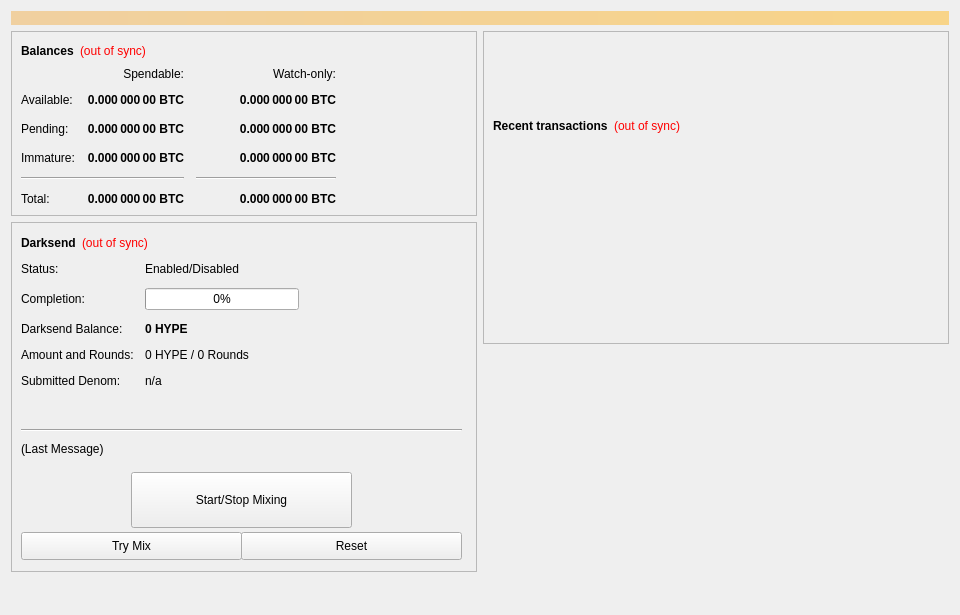
<?xml version="1.0" encoding="UTF-8"?>
<ui version="4.0">
 <class>OverviewPage</class>
 <widget class="QWidget" name="OverviewPage">
  <property name="geometry">
   <rect>
    <x>0</x>
    <y>0</y>
    <width>960</width>
    <height>615</height>
   </rect>
  </property>
  <property name="minimumSize">
   <size>
    <width>960</width>
    <height>0</height>
   </size>
  </property>
  <property name="windowTitle">
   <string>Form</string>
  </property>
  <layout class="QVBoxLayout" name="topLayout">
   <item>
    <widget class="QLabel" name="labelAlerts">
     <property name="visible">
      <bool>false</bool>
     </property>
     <property name="styleSheet">
      <string notr="true">background-color: qlineargradient(x1: 0, y1: 0, x2: 1, y2: 0, stop:0 #F0D0A0, stop:1 #F8D488); color:#000000;</string>
     </property>
     <property name="wordWrap">
      <bool>true</bool>
     </property>
     <property name="margin">
      <number>3</number>
     </property>
    </widget>
   </item>
   <item>
    <layout class="QHBoxLayout" name="horizontalLayout" stretch="1,1">
     <item>
      <layout class="QVBoxLayout" name="verticalLayout_2">
       <item>
        <widget class="QFrame" name="frame">
         <property name="frameShape">
          <enum>QFrame::StyledPanel</enum>
         </property>
         <property name="frameShadow">
          <enum>QFrame::Raised</enum>
         </property>
         <layout class="QVBoxLayout" name="verticalLayout_4">
          <item>
           <layout class="QHBoxLayout" name="horizontalLayout_4">
            <item>
             <widget class="QLabel" name="label_5">
              <property name="font">
               <font>
                <weight>75</weight>
                <bold>true</bold>
               </font>
              </property>
              <property name="text">
               <string>Balances</string>
              </property>
             </widget>
            </item>
            <item>
             <widget class="QLabel" name="labelWalletStatus">
              <property name="cursor">
               <cursorShape>WhatsThisCursor</cursorShape>
              </property>
              <property name="toolTip">
               <string>The displayed information may be out of date. Your wallet automatically synchronizes with the HYPE network after a connection is established, but this process has not completed yet.</string>
              </property>
              <property name="styleSheet">
               <string notr="true">QLabel { color: red; }</string>
              </property>
              <property name="text">
               <string notr="true">(out of sync)</string>
              </property>
              <property name="alignment">
               <set>Qt::AlignLeading|Qt::AlignLeft|Qt::AlignVCenter</set>
              </property>
             </widget>
            </item>
            <item>
             <spacer name="horizontalSpacer_3">
              <property name="orientation">
               <enum>Qt::Horizontal</enum>
              </property>
              <property name="sizeHint" stdset="0">
               <size>
                <width>40</width>
                <height>20</height>
               </size>
              </property>
             </spacer>
            </item>
           </layout>
          </item>
          <item>
           <layout class="QGridLayout" name="gridLayout">
            <property name="spacing">
             <number>12</number>
            </property>
            <item row="2" column="2">
             <widget class="QLabel" name="labelWatchPending">
              <property name="font">
               <font>
                <weight>75</weight>
                <bold>true</bold>
               </font>
              </property>
              <property name="cursor">
               <cursorShape>IBeamCursor</cursorShape>
              </property>
              <property name="toolTip">
               <string>Unconfirmed transactions to watch-only addresses</string>
              </property>
              <property name="text">
               <string notr="true">0.000 000 00 BTC</string>
              </property>
              <property name="alignment">
               <set>Qt::AlignRight|Qt::AlignTrailing|Qt::AlignVCenter</set>
              </property>
              <property name="textInteractionFlags">
               <set>Qt::LinksAccessibleByMouse|Qt::TextSelectableByKeyboard|Qt::TextSelectableByMouse</set>
              </property>
             </widget>
            </item>
            <item row="2" column="1">
             <widget class="QLabel" name="labelUnconfirmed">
              <property name="font">
               <font>
                <weight>75</weight>
                <bold>true</bold>
               </font>
              </property>
              <property name="cursor">
               <cursorShape>IBeamCursor</cursorShape>
              </property>
              <property name="toolTip">
               <string>Total of transactions that have yet to be confirmed, and do not yet count toward the spendable balance</string>
              </property>
              <property name="text">
               <string notr="true">0.000 000 00 BTC</string>
              </property>
              <property name="alignment">
               <set>Qt::AlignRight|Qt::AlignTrailing|Qt::AlignVCenter</set>
              </property>
              <property name="textInteractionFlags">
               <set>Qt::LinksAccessibleByMouse|Qt::TextSelectableByKeyboard|Qt::TextSelectableByMouse</set>
              </property>
             </widget>
            </item>
            <item row="3" column="2">
             <widget class="QLabel" name="labelWatchImmature">
              <property name="font">
               <font>
                <weight>75</weight>
                <bold>true</bold>
               </font>
              </property>
              <property name="cursor">
               <cursorShape>IBeamCursor</cursorShape>
              </property>
              <property name="toolTip">
               <string>Staked or masternode rewards in watch-only addresses that has not yet matured</string>
              </property>
              <property name="text">
               <string notr="true">0.000 000 00 BTC</string>
              </property>
              <property name="alignment">
               <set>Qt::AlignRight|Qt::AlignTrailing|Qt::AlignVCenter</set>
              </property>
              <property name="textInteractionFlags">
               <set>Qt::LinksAccessibleByMouse|Qt::TextSelectableByKeyboard|Qt::TextSelectableByMouse</set>
              </property>
             </widget>
            </item>
            <item row="4" column="0" colspan="2">
             <widget class="Line" name="lineSpendableBalance">
              <property name="orientation">
               <enum>Qt::Horizontal</enum>
              </property>
             </widget>
            </item>
            <item row="4" column="2">
             <widget class="Line" name="lineWatchBalance">
              <property name="sizePolicy">
               <sizepolicy hsizetype="Preferred" vsizetype="Fixed">
                <horstretch>0</horstretch>
                <verstretch>0</verstretch>
               </sizepolicy>
              </property>
              <property name="minimumSize">
               <size>
                <width>140</width>
                <height>0</height>
               </size>
              </property>
              <property name="orientation">
               <enum>Qt::Horizontal</enum>
              </property>
             </widget>
            </item>
            <item row="5" column="0">
             <widget class="QLabel" name="labelTotalText">
              <property name="text">
               <string>Total:</string>
              </property>
             </widget>
            </item>
            <item row="3" column="1">
             <widget class="QLabel" name="labelImmature">
              <property name="font">
               <font>
                <weight>75</weight>
                <bold>true</bold>
               </font>
              </property>
              <property name="cursor">
               <cursorShape>IBeamCursor</cursorShape>
              </property>
              <property name="toolTip">
               <string>Staked or masternode rewards that has not yet matured</string>
              </property>
              <property name="text">
               <string notr="true">0.000 000 00 BTC</string>
              </property>
              <property name="alignment">
               <set>Qt::AlignRight|Qt::AlignTrailing|Qt::AlignVCenter</set>
              </property>
              <property name="textInteractionFlags">
               <set>Qt::LinksAccessibleByMouse|Qt::TextSelectableByKeyboard|Qt::TextSelectableByMouse</set>
              </property>
             </widget>
            </item>
            <item row="2" column="3">
             <spacer name="horizontalSpacer_2">
              <property name="orientation">
               <enum>Qt::Horizontal</enum>
              </property>
              <property name="sizeHint" stdset="0">
               <size>
                <width>40</width>
                <height>20</height>
               </size>
              </property>
             </spacer>
            </item>
            <item row="3" column="0">
             <widget class="QLabel" name="labelImmatureText">
              <property name="text">
               <string>Immature:</string>
              </property>
             </widget>
            </item>
            <item row="5" column="1">
             <widget class="QLabel" name="labelTotal">
              <property name="font">
               <font>
                <weight>75</weight>
                <bold>true</bold>
               </font>
              </property>
              <property name="cursor">
               <cursorShape>IBeamCursor</cursorShape>
              </property>
              <property name="toolTip">
               <string>Your current total balance</string>
              </property>
              <property name="text">
               <string notr="true">0.000 000 00 BTC</string>
              </property>
              <property name="alignment">
               <set>Qt::AlignRight|Qt::AlignTrailing|Qt::AlignVCenter</set>
              </property>
              <property name="textInteractionFlags">
               <set>Qt::LinksAccessibleByMouse|Qt::TextSelectableByKeyboard|Qt::TextSelectableByMouse</set>
              </property>
             </widget>
            </item>
            <item row="5" column="2">
             <widget class="QLabel" name="labelWatchTotal">
              <property name="font">
               <font>
                <weight>75</weight>
                <bold>true</bold>
               </font>
              </property>
              <property name="cursor">
               <cursorShape>IBeamCursor</cursorShape>
              </property>
              <property name="toolTip">
               <string>Current total balance in watch-only addresses</string>
              </property>
              <property name="text">
               <string notr="true">0.000 000 00 BTC</string>
              </property>
              <property name="alignment">
               <set>Qt::AlignRight|Qt::AlignTrailing|Qt::AlignVCenter</set>
              </property>
              <property name="textInteractionFlags">
               <set>Qt::LinksAccessibleByMouse|Qt::TextSelectableByKeyboard|Qt::TextSelectableByMouse</set>
              </property>
             </widget>
            </item>
            <item row="0" column="2">
             <widget class="QLabel" name="labelWatchonly">
              <property name="text">
               <string>Watch-only:</string>
              </property>
              <property name="alignment">
               <set>Qt::AlignRight|Qt::AlignTrailing|Qt::AlignVCenter</set>
              </property>
             </widget>
            </item>
            <item row="1" column="0">
             <widget class="QLabel" name="labelBalanceText">
              <property name="text">
               <string>Available:</string>
              </property>
             </widget>
            </item>
            <item row="1" column="1">
             <widget class="QLabel" name="labelBalance">
              <property name="font">
               <font>
                <weight>75</weight>
                <bold>true</bold>
               </font>
              </property>
              <property name="cursor">
               <cursorShape>IBeamCursor</cursorShape>
              </property>
              <property name="toolTip">
               <string>Your current spendable balance</string>
              </property>
              <property name="text">
               <string notr="true">0.000 000 00 BTC</string>
              </property>
              <property name="alignment">
               <set>Qt::AlignRight|Qt::AlignTrailing|Qt::AlignVCenter</set>
              </property>
              <property name="textInteractionFlags">
               <set>Qt::LinksAccessibleByMouse|Qt::TextSelectableByKeyboard|Qt::TextSelectableByMouse</set>
              </property>
             </widget>
            </item>
            <item row="1" column="2">
             <widget class="QLabel" name="labelWatchAvailable">
              <property name="font">
               <font>
                <weight>75</weight>
                <bold>true</bold>
               </font>
              </property>
              <property name="cursor">
               <cursorShape>IBeamCursor</cursorShape>
              </property>
              <property name="toolTip">
               <string>Your current balance in watch-only addresses</string>
              </property>
              <property name="text">
               <string notr="true">0.000 000 00 BTC</string>
              </property>
              <property name="alignment">
               <set>Qt::AlignRight|Qt::AlignTrailing|Qt::AlignVCenter</set>
              </property>
              <property name="textInteractionFlags">
               <set>Qt::LinksAccessibleByMouse|Qt::TextSelectableByKeyboard|Qt::TextSelectableByMouse</set>
              </property>
             </widget>
            </item>
            <item row="2" column="0">
             <widget class="QLabel" name="labelPendingText">
              <property name="text">
               <string>Pending:</string>
              </property>
             </widget>
            </item>
            <item row="0" column="1">
             <widget class="QLabel" name="labelSpendable">
              <property name="text">
               <string>Spendable:</string>
              </property>
              <property name="alignment">
               <set>Qt::AlignRight|Qt::AlignTrailing|Qt::AlignVCenter</set>
              </property>
             </widget>
            </item>
           </layout>
          </item>
         </layout>
        </widget>
       </item>
       <item>
        <widget class="QFrame" name="frameDarksend">
         <property name="minimumSize">
          <size>
           <width>0</width>
           <height>350</height>
          </size>
         </property>
         <property name="layoutDirection">
          <enum>Qt::LeftToRight</enum>
         </property>
         <property name="frameShape">
          <enum>QFrame::StyledPanel</enum>
         </property>
         <property name="frameShadow">
          <enum>QFrame::Raised</enum>
         </property>
         <widget class="QWidget" name="formLayoutWidget">
          <property name="geometry">
           <rect>
            <x>10</x>
            <y>40</y>
            <width>451</width>
            <height>161</height>
           </rect>
          </property>
          <layout class="QFormLayout" name="formLayout">
           <property name="fieldGrowthPolicy">
            <enum>QFormLayout::AllNonFixedFieldsGrow</enum>
           </property>
           <property name="horizontalSpacing">
            <number>11</number>
           </property>
           <property name="verticalSpacing">
            <number>12</number>
           </property>
           <item row="0" column="0">
            <widget class="QLabel" name="label_6">
             <property name="text">
              <string>Status:</string>
             </property>
            </widget>
           </item>
           <item row="1" column="0">
            <widget class="QLabel" name="label_7">
             <property name="text">
              <string>Completion:</string>
             </property>
            </widget>
           </item>
           <item row="1" column="1">
            <widget class="QProgressBar" name="DarksendProgress">
             <property name="maximumSize">
              <size>
               <width>154</width>
               <height>16777215</height>
              </size>
             </property>
             <property name="value">
              <number>0</number>
             </property>
            </widget>
           </item>
           <item row="2" column="0">
            <widget class="QLabel" name="labelAnonymizedText">
             <property name="text">
              <string>Darksend Balance:</string>
             </property>
            </widget>
           </item>
           <item row="2" column="1">
            <widget class="QLabel" name="labelAnonymized">
             <property name="font">
              <font>
               <weight>75</weight>
               <bold>true</bold>
              </font>
             </property>
             <property name="text">
              <string notr="true">0 HYPE</string>
             </property>
            </widget>
           </item>
           <item row="3" column="0">
            <widget class="QLabel" name="label_8">
             <property name="text">
              <string>Amount and Rounds:</string>
             </property>
            </widget>
           </item>
           <item row="3" column="1">
            <widget class="QLabel" name="labelAmountRounds">
             <property name="text">
              <string>0 HYPE / 0 Rounds</string>
             </property>
            </widget>
           </item>
           <item row="4" column="0">
            <widget class="QLabel" name="label_9">
             <property name="text">
              <string>Submitted Denom:</string>
             </property>
            </widget>
           </item>
           <item row="4" column="1">
            <widget class="QLabel" name="labelSubmittedDenom">
             <property name="toolTip">
              <string>The denominations you submitted to the Masternode.&lt;br&gt;To mix, other users must submit the exact same denominations.</string>
             </property>
             <property name="text">
              <string>n/a</string>
             </property>
            </widget>
           </item>
           <item row="0" column="1">
            <widget class="QLabel" name="DarksendEnabled">
             <property name="text">
              <string>Enabled/Disabled</string>
             </property>
            </widget>
           </item>
          </layout>
         </widget>
         <widget class="QPushButton" name="runAutoDenom">
          <property name="geometry">
           <rect>
            <x>251</x>
            <y>17</y>
            <width>1</width>
            <height>1</height>
           </rect>
          </property>
          <property name="palette">
           <palette>
            <active>
             <colorrole role="WindowText">
              <brush brushstyle="SolidPattern">
               <color alpha="255">
                <red>0</red>
                <green>0</green>
                <blue>0</blue>
               </color>
              </brush>
             </colorrole>
             <colorrole role="Button">
              <brush brushstyle="SolidPattern">
               <color alpha="255">
                <red>239</red>
                <green>238</green>
                <blue>238</blue>
               </color>
              </brush>
             </colorrole>
             <colorrole role="Light">
              <brush brushstyle="SolidPattern">
               <color alpha="255">
                <red>255</red>
                <green>255</green>
                <blue>255</blue>
               </color>
              </brush>
             </colorrole>
             <colorrole role="Midlight">
              <brush brushstyle="SolidPattern">
               <color alpha="255">
                <red>247</red>
                <green>246</green>
                <blue>246</blue>
               </color>
              </brush>
             </colorrole>
             <colorrole role="Dark">
              <brush brushstyle="SolidPattern">
               <color alpha="255">
                <red>119</red>
                <green>119</green>
                <blue>119</blue>
               </color>
              </brush>
             </colorrole>
             <colorrole role="Mid">
              <brush brushstyle="SolidPattern">
               <color alpha="255">
                <red>159</red>
                <green>159</green>
                <blue>159</blue>
               </color>
              </brush>
             </colorrole>
             <colorrole role="Text">
              <brush brushstyle="SolidPattern">
               <color alpha="255">
                <red>0</red>
                <green>0</green>
                <blue>0</blue>
               </color>
              </brush>
             </colorrole>
             <colorrole role="BrightText">
              <brush brushstyle="SolidPattern">
               <color alpha="255">
                <red>255</red>
                <green>255</green>
                <blue>255</blue>
               </color>
              </brush>
             </colorrole>
             <colorrole role="ButtonText">
              <brush brushstyle="SolidPattern">
               <color alpha="255">
                <red>0</red>
                <green>0</green>
                <blue>0</blue>
               </color>
              </brush>
             </colorrole>
             <colorrole role="Base">
              <brush brushstyle="SolidPattern">
               <color alpha="255">
                <red>255</red>
                <green>255</green>
                <blue>255</blue>
               </color>
              </brush>
             </colorrole>
             <colorrole role="Window">
              <brush brushstyle="SolidPattern">
               <color alpha="255">
                <red>239</red>
                <green>238</green>
                <blue>238</blue>
               </color>
              </brush>
             </colorrole>
             <colorrole role="Shadow">
              <brush brushstyle="SolidPattern">
               <color alpha="255">
                <red>0</red>
                <green>0</green>
                <blue>0</blue>
               </color>
              </brush>
             </colorrole>
             <colorrole role="AlternateBase">
              <brush brushstyle="SolidPattern">
               <color alpha="255">
                <red>247</red>
                <green>246</green>
                <blue>246</blue>
               </color>
              </brush>
             </colorrole>
             <colorrole role="ToolTipBase">
              <brush brushstyle="SolidPattern">
               <color alpha="255">
                <red>255</red>
                <green>255</green>
                <blue>220</blue>
               </color>
              </brush>
             </colorrole>
             <colorrole role="ToolTipText">
              <brush brushstyle="SolidPattern">
               <color alpha="255">
                <red>0</red>
                <green>0</green>
                <blue>0</blue>
               </color>
              </brush>
             </colorrole>
            </active>
            <inactive>
             <colorrole role="WindowText">
              <brush brushstyle="SolidPattern">
               <color alpha="255">
                <red>0</red>
                <green>0</green>
                <blue>0</blue>
               </color>
              </brush>
             </colorrole>
             <colorrole role="Button">
              <brush brushstyle="SolidPattern">
               <color alpha="255">
                <red>239</red>
                <green>238</green>
                <blue>238</blue>
               </color>
              </brush>
             </colorrole>
             <colorrole role="Light">
              <brush brushstyle="SolidPattern">
               <color alpha="255">
                <red>255</red>
                <green>255</green>
                <blue>255</blue>
               </color>
              </brush>
             </colorrole>
             <colorrole role="Midlight">
              <brush brushstyle="SolidPattern">
               <color alpha="255">
                <red>247</red>
                <green>246</green>
                <blue>246</blue>
               </color>
              </brush>
             </colorrole>
             <colorrole role="Dark">
              <brush brushstyle="SolidPattern">
               <color alpha="255">
                <red>119</red>
                <green>119</green>
                <blue>119</blue>
               </color>
              </brush>
             </colorrole>
             <colorrole role="Mid">
              <brush brushstyle="SolidPattern">
               <color alpha="255">
                <red>159</red>
                <green>159</green>
                <blue>159</blue>
               </color>
              </brush>
             </colorrole>
             <colorrole role="Text">
              <brush brushstyle="SolidPattern">
               <color alpha="255">
                <red>0</red>
                <green>0</green>
                <blue>0</blue>
               </color>
              </brush>
             </colorrole>
             <colorrole role="BrightText">
              <brush brushstyle="SolidPattern">
               <color alpha="255">
                <red>255</red>
                <green>255</green>
                <blue>255</blue>
               </color>
              </brush>
             </colorrole>
             <colorrole role="ButtonText">
              <brush brushstyle="SolidPattern">
               <color alpha="255">
                <red>0</red>
                <green>0</green>
                <blue>0</blue>
               </color>
              </brush>
             </colorrole>
             <colorrole role="Base">
              <brush brushstyle="SolidPattern">
               <color alpha="255">
                <red>255</red>
                <green>255</green>
                <blue>255</blue>
               </color>
              </brush>
             </colorrole>
             <colorrole role="Window">
              <brush brushstyle="SolidPattern">
               <color alpha="255">
                <red>239</red>
                <green>238</green>
                <blue>238</blue>
               </color>
              </brush>
             </colorrole>
             <colorrole role="Shadow">
              <brush brushstyle="SolidPattern">
               <color alpha="255">
                <red>0</red>
                <green>0</green>
                <blue>0</blue>
               </color>
              </brush>
             </colorrole>
             <colorrole role="AlternateBase">
              <brush brushstyle="SolidPattern">
               <color alpha="255">
                <red>247</red>
                <green>246</green>
                <blue>246</blue>
               </color>
              </brush>
             </colorrole>
             <colorrole role="ToolTipBase">
              <brush brushstyle="SolidPattern">
               <color alpha="255">
                <red>255</red>
                <green>255</green>
                <blue>220</blue>
               </color>
              </brush>
             </colorrole>
             <colorrole role="ToolTipText">
              <brush brushstyle="SolidPattern">
               <color alpha="255">
                <red>0</red>
                <green>0</green>
                <blue>0</blue>
               </color>
              </brush>
             </colorrole>
            </inactive>
            <disabled>
             <colorrole role="WindowText">
              <brush brushstyle="SolidPattern">
               <color alpha="255">
                <red>119</red>
                <green>119</green>
                <blue>119</blue>
               </color>
              </brush>
             </colorrole>
             <colorrole role="Button">
              <brush brushstyle="SolidPattern">
               <color alpha="255">
                <red>239</red>
                <green>238</green>
                <blue>238</blue>
               </color>
              </brush>
             </colorrole>
             <colorrole role="Light">
              <brush brushstyle="SolidPattern">
               <color alpha="255">
                <red>255</red>
                <green>255</green>
                <blue>255</blue>
               </color>
              </brush>
             </colorrole>
             <colorrole role="Midlight">
              <brush brushstyle="SolidPattern">
               <color alpha="255">
                <red>247</red>
                <green>246</green>
                <blue>246</blue>
               </color>
              </brush>
             </colorrole>
             <colorrole role="Dark">
              <brush brushstyle="SolidPattern">
               <color alpha="255">
                <red>119</red>
                <green>119</green>
                <blue>119</blue>
               </color>
              </brush>
             </colorrole>
             <colorrole role="Mid">
              <brush brushstyle="SolidPattern">
               <color alpha="255">
                <red>159</red>
                <green>159</green>
                <blue>159</blue>
               </color>
              </brush>
             </colorrole>
             <colorrole role="Text">
              <brush brushstyle="SolidPattern">
               <color alpha="255">
                <red>119</red>
                <green>119</green>
                <blue>119</blue>
               </color>
              </brush>
             </colorrole>
             <colorrole role="BrightText">
              <brush brushstyle="SolidPattern">
               <color alpha="255">
                <red>255</red>
                <green>255</green>
                <blue>255</blue>
               </color>
              </brush>
             </colorrole>
             <colorrole role="ButtonText">
              <brush brushstyle="SolidPattern">
               <color alpha="255">
                <red>119</red>
                <green>119</green>
                <blue>119</blue>
               </color>
              </brush>
             </colorrole>
             <colorrole role="Base">
              <brush brushstyle="SolidPattern">
               <color alpha="255">
                <red>239</red>
                <green>238</green>
                <blue>238</blue>
               </color>
              </brush>
             </colorrole>
             <colorrole role="Window">
              <brush brushstyle="SolidPattern">
               <color alpha="255">
                <red>239</red>
                <green>238</green>
                <blue>238</blue>
               </color>
              </brush>
             </colorrole>
             <colorrole role="Shadow">
              <brush brushstyle="SolidPattern">
               <color alpha="255">
                <red>0</red>
                <green>0</green>
                <blue>0</blue>
               </color>
              </brush>
             </colorrole>
             <colorrole role="AlternateBase">
              <brush brushstyle="SolidPattern">
               <color alpha="255">
                <red>239</red>
                <green>238</green>
                <blue>238</blue>
               </color>
              </brush>
             </colorrole>
             <colorrole role="ToolTipBase">
              <brush brushstyle="SolidPattern">
               <color alpha="255">
                <red>255</red>
                <green>255</green>
                <blue>220</blue>
               </color>
              </brush>
             </colorrole>
             <colorrole role="ToolTipText">
              <brush brushstyle="SolidPattern">
               <color alpha="255">
                <red>0</red>
                <green>0</green>
                <blue>0</blue>
               </color>
              </brush>
             </colorrole>
            </disabled>
           </palette>
          </property>
          <property name="focusPolicy">
           <enum>Qt::NoFocus</enum>
          </property>
          <property name="autoFillBackground">
           <bool>true</bool>
          </property>
          <property name="text">
           <string/>
          </property>
          <property name="flat">
           <bool>true</bool>
          </property>
         </widget>
         <widget class="QPushButton" name="toggleDarksend">
          <property name="geometry">
           <rect>
            <x>120</x>
            <y>250</y>
            <width>221</width>
            <height>56</height>
           </rect>
          </property>
          <property name="sizePolicy">
           <sizepolicy hsizetype="MinimumExpanding" vsizetype="Fixed">
            <horstretch>0</horstretch>
            <verstretch>0</verstretch>
           </sizepolicy>
          </property>
          <property name="text">
           <string>Start/Stop Mixing</string>
          </property>
         </widget>
         <widget class="Line" name="lineLastMessage">
          <property name="geometry">
           <rect>
            <x>10</x>
            <y>200</y>
            <width>441</width>
            <height>16</height>
           </rect>
          </property>
          <property name="orientation">
           <enum>Qt::Horizontal</enum>
          </property>
         </widget>
         <widget class="QLabel" name="DarksendStatus">
          <property name="geometry">
           <rect>
            <x>10</x>
            <y>220</y>
            <width>451</width>
            <height>61</height>
           </rect>
          </property>
          <property name="minimumSize">
           <size>
            <width>288</width>
            <height>43</height>
           </size>
          </property>
          <property name="text">
           <string>(Last Message)</string>
          </property>
          <property name="alignment">
           <set>Qt::AlignLeading|Qt::AlignLeft|Qt::AlignTop</set>
          </property>
          <property name="wordWrap">
           <bool>true</bool>
          </property>
         </widget>
         <widget class="QPushButton" name="DarksendAuto">
          <property name="geometry">
           <rect>
            <x>10</x>
            <y>310</y>
            <width>221</width>
            <height>28</height>
           </rect>
          </property>
          <property name="sizePolicy">
           <sizepolicy hsizetype="MinimumExpanding" vsizetype="Fixed">
            <horstretch>0</horstretch>
            <verstretch>0</verstretch>
           </sizepolicy>
          </property>
          <property name="toolTip">
           <string>Try to manually submit a Darksend request.</string>
          </property>
          <property name="text">
           <string>Try Mix</string>
          </property>
         </widget>
         <widget class="QPushButton" name="DarksendReset">
          <property name="geometry">
           <rect>
            <x>230</x>
            <y>310</y>
            <width>221</width>
            <height>28</height>
           </rect>
          </property>
          <property name="sizePolicy">
           <sizepolicy hsizetype="MinimumExpanding" vsizetype="Fixed">
            <horstretch>0</horstretch>
            <verstretch>0</verstretch>
           </sizepolicy>
          </property>
          <property name="toolTip">
           <string>Reset the current status of Darksend (can interrupt Darksend if it's in the process of Mixing, which can cost you money!)</string>
          </property>
          <property name="autoFillBackground">
           <bool>false</bool>
          </property>
          <property name="text">
           <string>Reset</string>
          </property>
         </widget>
         <widget class="QWidget" name="layoutWidget">
          <property name="geometry">
           <rect>
            <x>10</x>
            <y>10</y>
            <width>431</width>
            <height>22</height>
           </rect>
          </property>
          <layout class="QHBoxLayout" name="horizontalLayout_5">
           <item>
            <widget class="QLabel" name="label_2">
             <property name="font">
              <font>
               <weight>75</weight>
               <bold>true</bold>
              </font>
             </property>
             <property name="text">
              <string>Darksend</string>
             </property>
            </widget>
           </item>
           <item>
            <widget class="QLabel" name="labelDarksendSyncStatus">
             <property name="toolTip">
              <string>The displayed information may be out of date. Your wallet automatically synchronizes with the HYPE network after a connection is established, but this process has not completed yet.</string>
             </property>
             <property name="styleSheet">
              <string notr="true">QLabel { color: red; }</string>
             </property>
             <property name="text">
              <string notr="true">(out of sync)</string>
             </property>
             <property name="alignment">
              <set>Qt::AlignLeading|Qt::AlignLeft|Qt::AlignVCenter</set>
             </property>
            </widget>
           </item>
           <item>
            <spacer name="horizontalSpacer_4">
             <property name="orientation">
              <enum>Qt::Horizontal</enum>
             </property>
             <property name="sizeHint" stdset="0">
              <size>
               <width>40</width>
               <height>20</height>
              </size>
             </property>
            </spacer>
           </item>
          </layout>
         </widget>
        </widget>
       </item>
       <item>
        <spacer name="verticalSpacer">
         <property name="orientation">
          <enum>Qt::Vertical</enum>
         </property>
         <property name="sizeHint" stdset="0">
          <size>
           <width>20</width>
           <height>40</height>
          </size>
         </property>
        </spacer>
       </item>
      </layout>
     </item>
     <item>
      <layout class="QVBoxLayout" name="verticalLayout_3">
       <item>
        <widget class="QFrame" name="frame_2">
         <property name="frameShape">
          <enum>QFrame::StyledPanel</enum>
         </property>
         <property name="frameShadow">
          <enum>QFrame::Raised</enum>
         </property>
         <layout class="QVBoxLayout" name="verticalLayout">
          <item>
           <spacer name="verticalSpacer_3">
            <property name="orientation">
             <enum>Qt::Vertical</enum>
            </property>
            <property name="sizeType">
             <enum>QSizePolicy::Fixed</enum>
            </property>
            <property name="sizeHint" stdset="0">
             <size>
              <width>20</width>
              <height>75</height>
             </size>
            </property>
           </spacer>
          </item>
          <item>
           <layout class="QHBoxLayout" name="horizontalLayout_2">
            <item>
             <widget class="QLabel" name="label_4">
              <property name="font">
               <font>
                <weight>75</weight>
                <bold>true</bold>
               </font>
              </property>
              <property name="text">
               <string>Recent transactions</string>
              </property>
             </widget>
            </item>
            <item>
             <widget class="QLabel" name="labelTransactionsStatus">
              <property name="cursor">
               <cursorShape>WhatsThisCursor</cursorShape>
              </property>
              <property name="toolTip">
               <string>The displayed information may be out of date. Your wallet automatically synchronizes with the HYPE network after a connection is established, but this process has not completed yet.</string>
              </property>
              <property name="styleSheet">
               <string notr="true">QLabel { color: red; }</string>
              </property>
              <property name="text">
               <string notr="true">(out of sync)</string>
              </property>
              <property name="alignment">
               <set>Qt::AlignRight|Qt::AlignTrailing|Qt::AlignVCenter</set>
              </property>
             </widget>
            </item>
            <item>
             <spacer name="horizontalSpacer">
              <property name="orientation">
               <enum>Qt::Horizontal</enum>
              </property>
              <property name="sizeHint" stdset="0">
               <size>
                <width>40</width>
                <height>20</height>
               </size>
              </property>
             </spacer>
            </item>
           </layout>
          </item>
          <item>
           <widget class="QListView" name="listTransactions">
            <property name="styleSheet">
             <string notr="true">QListView { background: transparent; }</string>
            </property>
            <property name="frameShape">
             <enum>QFrame::NoFrame</enum>
            </property>
            <property name="verticalScrollBarPolicy">
             <enum>Qt::ScrollBarAlwaysOff</enum>
            </property>
            <property name="horizontalScrollBarPolicy">
             <enum>Qt::ScrollBarAlwaysOff</enum>
            </property>
            <property name="selectionMode">
             <enum>QAbstractItemView::NoSelection</enum>
            </property>
           </widget>
          </item>
         </layout>
        </widget>
       </item>
       <item>
        <spacer name="verticalSpacer_2">
         <property name="orientation">
          <enum>Qt::Vertical</enum>
         </property>
         <property name="sizeType">
          <enum>QSizePolicy::Expanding</enum>
         </property>
         <property name="sizeHint" stdset="0">
          <size>
           <width>20</width>
           <height>40</height>
          </size>
         </property>
        </spacer>
       </item>
      </layout>
     </item>
    </layout>
   </item>
  </layout>
 </widget>
 <resources/>
 <connections/>
</ui>
